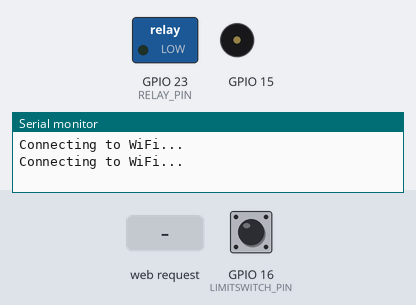
A sketch run on a simulated ESP32. On the bench: switched loads named in the sketch (green lamp = pin HIGH), buzzer (waves = sounding), the last lines printed to the serial monitor. The inputs (shaded band) are chosen by the test bench; at power-on: GPIO 16 (LIMITSWITCH_PIN) HIGH. WiFi joins after 1.5 s; servers stay silent unless stated.

Above: at 3.6 s.
3.7 s: GPIO 16 (LIMITSWITCH_PIN) pulled LOW for 0.15 s
At 3.78 s:
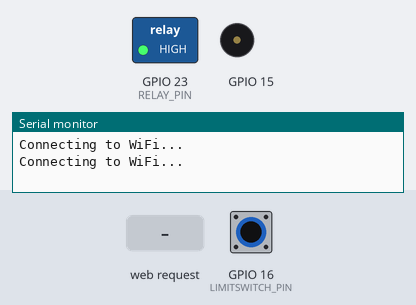
5.3 s: HTTP request GET /set_duration?duration=1 received
6.8 s: GPIO 16 (LIMITSWITCH_PIN) pulled LOW for 3.2 s
At 8.05 s:
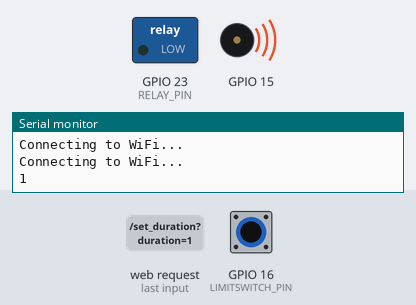
Timing chart, 0 to 9.9 s (numbered marks = the images above; inputs shaded):
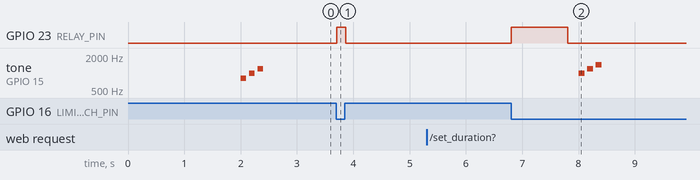

The sketch:

dunaform_machineRepair.ino
```cpp
#include <WiFi.h>
#include <AsyncTCP.h>
#include <ESPAsyncWebServer.h>
#include "webpage.h"
#include <AsyncElegantOTA.h>
#include "piezo.h"

// #include <Arduino.h>
#define RELAY_PIN 23
#define LIMITSWITCH_PIN 16
#define BUZZER 15

//? PIEZO
const int piezoChannel = 8;
Piezo piezo(BUZZER, piezoChannel);

//? WIFI
const char *ssid = "dentartwork";
const char *password = "tutititkos444";
IPAddress staticIP(192, 168, 5, 51);
IPAddress gateway(192, 168, 5, 1);
IPAddress subnet(255, 255, 255, 0);

int duration = 5;
bool inProgress = false;
bool progressEnd = false;
unsigned long timeWhenActivated = 0;

AsyncWebServer server(80);

void setup()
{
  Serial.begin(115200);
  pinMode(RELAY_PIN, OUTPUT);
  pinMode(LIMITSWITCH_PIN, INPUT_PULLUP);
  piezo.begin();

  WiFi.config(staticIP, gateway, subnet);
  WiFi.begin(ssid, password);
  ;
  while (WiFi.status() != WL_CONNECTED)
  {
    delay(1000);
    Serial.println("Connecting to WiFi...");
  }

  server.on("/", HTTP_GET, handleRoot);
  server.on("/set_duration", HTTP_GET, handleSetDuration);

  AsyncElegantOTA.begin(&server);
  server.begin();
  //? PIEZO
  piezo.playStartup();
}

void handleRoot(AsyncWebServerRequest *request)
{
  request->send(200, "text/html", webpageCode);
}

void loop()
{
  AsyncElegantOTA.loop();

  if (!digitalRead(LIMITSWITCH_PIN))
  {
    if (!progressEnd)
    {
      if (!inProgress)
      {
        digitalWrite(RELAY_PIN, HIGH);
        inProgress = true;
        timeWhenActivated = millis();
      }
      if (millis() - timeWhenActivated > duration * 1000)
      {

        digitalWrite(RELAY_PIN, LOW);
        inProgress = false;
        progressEnd = true;
        delay(200);
        piezo.playBatteryFull();
      }
    }
  }
  else
  {
    digitalWrite(RELAY_PIN, LOW);
    inProgress = false;
    progressEnd = false;
    timeWhenActivated = 0;
  }
  delay(20);
}

void handleSetDuration(AsyncWebServerRequest *request)
{
  if (request->hasParam("duration"))
  {
    String durationStr = request->getParam("duration")->value();
    duration = durationStr.toInt(); // Update global duration variable

    Serial.println(duration);

    request->send(200, "text/plain", "Duration set successfully");
  }
  else
  {
    request->send(400, "text/plain", "Invalid request");
  }
}
```

Piezo.h
```cpp
#pragma once
#include "Arduino.h"


class Piezo
{
private:
  int piezoPin;
  bool state;
  bool logState;
  float speed;

#ifdef ESP32
  int channel;
#endif
public:
  Piezo(int piezoPin, int channel = 0)
  {
    this->piezoPin = piezoPin;
#ifdef ESP32
    this->channel = channel;
#endif
    this->speed = 1.0;
  }

  void begin(bool state = true)
  {
    this->state = state;
    pinMode(piezoPin, OUTPUT);
#ifdef ESP32
    ledcSetup(channel, 2000, 8); // 2000 Hz, 8-bit resolution
    ledcAttachPin(piezoPin, channel);
#endif
  }
  void setSpeed(float percentage)
  {
    this->speed = percentage / 100.0;
  }

  void playTone(unsigned int frequency, unsigned long duration)
  {
    if (state)
    {
      unsigned long adjustedDuration = duration / speed;
#ifdef ESP32
      ledcWriteTone(channel, frequency);
      delay(adjustedDuration);
      ledcWriteTone(channel, 0);
#else
      tone(piezoPin, frequency, adjustedDuration);
#endif
    }
  }

  void playTouch()
  {
    playTone(1000, 50);
  }
  void playFanError()
  {
    playTone(400, 50);
  }

  void playVisorUp()
  {
    for (int i = 0; i < 3; i++)
    {
      playTone(1500 + i * 200, 50);
      delay(50 / speed);
    }
  }

  void playVisorDown()
  {
    for (int i = 0; i < 3; i++)
    {
      playTone(2100 - i * 200, 50);
      delay(50 / speed);
    }
  }

  void playLampOn()
  {
    playTone(800, 50);
    delay(50 / speed);
    playTone(1200, 50);
  }

  void playLampOff()
  {
    playTone(1200, 50);
    delay(50 / speed);
    playTone(800, 50);
  }

  void playBatteryLow()
  {
    for (int i = 0; i < 3; i++)
    {
      playTone(1000 - i * 200, 100);
      delay(50 / speed);
    }
  }

  void playBatteryFull()
  {
    for (int i = 0; i < 3; i++)
    {
      playTone(1000 + i * 200, 100);
      delay(50 / speed);
    }
  }

  void playFanOn()
  {
    playTone(500, 50);
    delay(50 / speed);
    playTone(800, 50);
  }

  void playFanOff()
  {
    playTone(800, 50);
    delay(50 / speed);
    playTone(500, 50);
  }

  void playFanSpeedUp()
  {
    for (int i = 0; i < 3; i++)
    {
      playTone(1000 + i * 100, 50);
      delay(50 / speed);
    }
  }

  void playFanSpeedDown()
  {
    for (int i = 0; i < 3; i++)
    {
      playTone(1300 - i * 100, 50);
      delay(50 / speed);
    }
  }

  void playError()
  {
    for (int i = 0; i < 3; i++)
    {
      playTone(600 - i * 100, 100);
      delay(50 / speed);
    }
  }

  void playSuccess()
  {
    for (int i = 0; i < 3; i++)
    {
      playTone(800 + i * 100, 100);
      delay(50 / speed);
    }
  }

  void playStartup()
  {
    playTone(800, 100);
    delay(50 / speed);
    playTone(1000, 100);
    delay(50 / speed);
    playTone(1200, 100);
  }

  void playShutdown()
  {
    playTone(1200, 100);
    delay(50 / speed);
    playTone(1000, 100);
    delay(50 / speed);
    playTone(800, 100);
  }

  void playAudioSystemOn()
  {
    playTone(800, 100);
    delay(50);
    playTone(1200, 100);
    delay(50);
    playTone(1600, 100);
  }

  void playAudioSystemOff()
  {
    playTone(1600, 100);
    delay(50);
    playTone(1200, 100);
    delay(50);
    playTone(800, 100);
  }

  void playVisorFoldedUp()
  {
    for (int i = 0; i < 3; i++)
    {
      playTone(1600 - i * 200, 50);
      delay(50);
    }
  }
  void playHelmetPutOn()
  {
    for (int i = 0; i < 2; i++)
    {
      playTone(800 + i * 200, 100);
      delay(50);
    }
  }
  void playVisorFoldedDown()
  {
    for (int i = 0; i < 3; i++)
    {
      playTone(1400 + i * 200, 50);
      delay(50);
    }
  }
  void playHelmetTakenOff()
  {
    for (int i = 0; i < 2; i++)
    {
      playTone(1000 - i * 200, 100);
      delay(50);
    }
  }
};
```

webpage.h
```cpp
#pragma once

const char* webpageCode = R"=====(
<!DOCTYPE html>
<html>

<head>
    <title>ESP32 Control</title>
    <script>
        function submitForm() {
            var duration = document.getElementById("duration").value;
            window.location.href = "/set_duration?duration=" + duration;
        }
    </script>
</head>

<body>
    <h1>ESP32 Control</h1>
    <form>
        <label for="duration">Select duration:</label>
        <select id="duration" name="duration">
            <option value="16">16 sec</option>
            <option value="30">30 sec</option>
            <option value="45">45 sec</option>
        </select>
        <button type="button" onclick="submitForm()">Submit</button>
    </form>
</body>

</html>)=====";
```

Measured:
- after the input at 3.7 s, GPIO 23 (RELAY_PIN): LOW → HIGH at once, → LOW 0.16 s later
- after the input at 6.8 s, GPIO 23 (RELAY_PIN): LOW → HIGH at once, → LOW 1.0 s later; tone on GPIO 15: plays 1000 Hz for 0.10 s, 1200 Hz for 0.10 s, 1400 Hz for 0.10 s, starting after 1.2 s
- by itself, tone on GPIO 15: plays 800 Hz for 0.10 s, 1000 Hz for 0.10 s, 1200 Hz for 0.10 s
